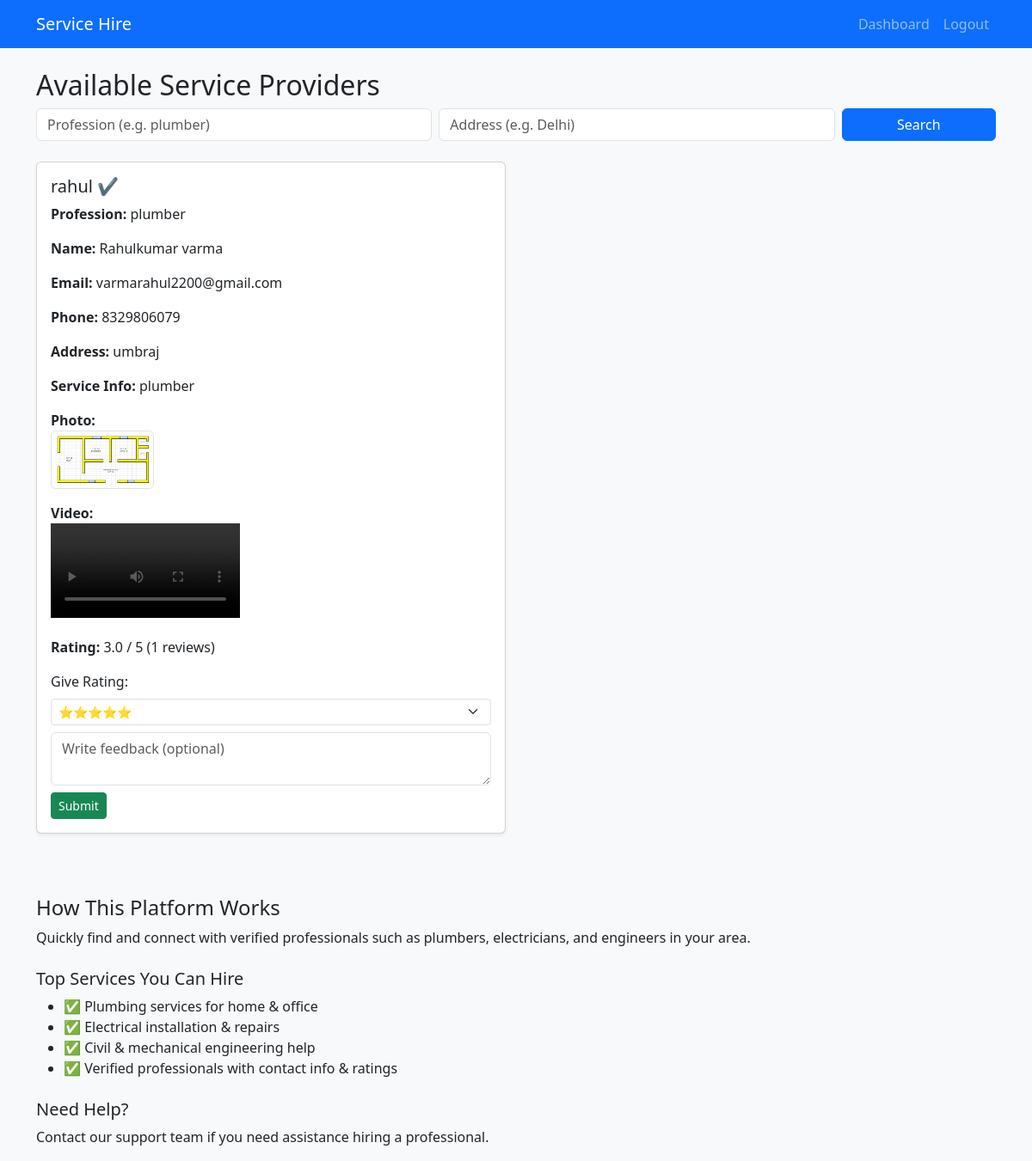
Screenshot of /user/providers (signed in) with the database file from the repository.
### app/models.py (models this page shows, shortened)
class User(UserMixin, db.Model):
    id = db.Column(db.Integer, primary_key=True)
    role = db.Column(db.String(20))  # 'user', 'provider', 'admin'
    username = db.Column(db.String(50), unique=True, nullable=False)
    email = db.Column(db.String(100), unique=True)
    password = db.Column(db.String(200))
    contact = db.Column(db.String(20))
    profession = db.Column(db.String(50))  # For providers only
    verified = db.Column(db.Boolean, default=False)
    about = db.Column(db.Text)
    created_at = db.Column(db.DateTime, default=datetime.utcnow)
    profile = db.relationship('ProviderProfile', backref='user', uselist=False)
    is_email_verified = db.Column(db.Boolean, default=False)

class ProviderProfile(db.Model):
    id = db.Column(db.Integer, primary_key=True)
    user_id = db.Column(db.Integer, db.ForeignKey('user.id'))
    full_name = db.Column(db.String(100))
    email = db.Column(db.String(100))
    phone = db.Column(db.String(20))
    address = db.Column(db.Text)
    service_info = db.Column(db.Text)
    image_path = db.Column(db.String(150))
    video_path = db.Column(db.String(150))
    updated_at = db.Column(db.DateTime, default=datetime.utcnow, onupdate=datetime.utcnow)

### app/routes/user_routes.py (the view)
@user.route('/providers')
@login_required
def view_providers():
    profession = request.args.get('profession', '').strip().lower()
    address = request.args.get('address', '').strip().lower()
    query = User.query.filter(User.role == 'provider', User.verified == True)
    if profession:
        query = query.filter(User.profession.ilike(f"%{profession}%"))
    if address:
        query = query.join(User.profile).filter(ProviderProfile.address.ilike(f"%{address}%"))
    providers = query.all()
    return render_template(
        'user/view_providers.html',
        providers=providers,
        profession=profession,
        address=address
    )

### app/__init__.py (called while the page is built)
@login_manager.user_loader
def load_user(user_id):
    return User.query.get(int(user_id))

### app/templates/user/view_providers.html (shortened to what this page needs)
{% extends 'base.html' %}
{% block content %}
<h2>Available Service Providers</h2>
<form method="GET" class="mb-4">
  <div class="row g-2">
    <div class="col-md-5">
      <input type="text" name="profession" class="form-control" placeholder="Profession (e.g. plumber)"
        value="{{ profession or '' }}">
    </div>
    <div class="col-md-5">
      <input type="text" name="address" class="form-control" placeholder="Address (e.g. Delhi)"
        value="{{ address or '' }}">
    </div>
    <div class="col-md-2">
      <button type="submit" class="btn btn-primary w-100">Search</button>
    </div>
  </div>
</form>
{% if providers %}
<div class="row">
  {% for p in providers %}
  <div class="col-md-6 mb-4">
    <div class="card shadow-sm p-3">
      <h5>
        {{ p.username }}
        {% if p.verified %}
        <span class="text-primary">&#10004;</span>
        {% endif %}
      </h5>
      <p><strong>Profession:</strong> {{ p.profession }}</p>
      {% if p.profile %}
      <p><strong>Name:</strong> {{ p.profile.full_name or 'N/A' }}</p>
      <p><strong>Email:</strong> {{ p.profile.email or 'N/A' }}</p>
      <p><strong>Phone:</strong> {{ p.profile.phone or 'N/A' }}</p>
      <p><strong>Address:</strong> {{ p.profile.address or 'N/A' }}</p>
      <p><strong>Service Info:</strong> {{ p.profile.service_info or 'No details provided' }}</p>
      {% if p.profile.image_path %}
      <p><strong>Photo:</strong><br>
        <img src="{{ url_for('static', filename='uploads/' ~ p.profile.image_path) }}" width="120"
          class="img-thumbnail">
      </p>
      {% endif %}
      {% if p.profile.video_path %}
      <p><strong>Video:</strong><br>
        <video width="220" controls>
          <source src="{{ url_for('static', filename='uploads/' ~ p.profile.video_path) }}" type="video/mp4">
        </video>
      </p>
      {% endif %}
      <p><strong>Rating:</strong>
        {% if p.received_ratings %}
        {{ '%.1f' % (p.received_ratings | map(attribute='rating') | sum / p.received_ratings|length) }} / 5
        ({{ p.received_ratings|length }} reviews)
        {% else %}
        No ratings yet
        {% endif %}
      </p>
      <form method="POST" action="{{ url_for('user.rate_provider', provider_id=p.id) }}">
        <div class="mb-2">
          <label class="form-label">Give Rating:</label>
          <select name="rating" class="form-select form-select-sm" required>
            <option value="5">⭐⭐⭐⭐⭐</option>
          </select>
        </div>
        <div class="mb-2">
          <textarea name="comment" class="form-control" placeholder="Write feedback (optional)" rows="2"></textarea>
        </div>
        <button type="submit" class="btn btn-sm btn-success">Submit</button>
      </form>
      {% else %}
      <p class="text-muted">No profile information available.</p>
      {% endif %}
    </div>
  </div>
  {% endfor %}
</div>
{% else %}
<div class="alert alert-warning text-center mt-4">
  <h5>No service providers found.</h5>
  <p>Try changing your profession or address keywords.</p>
  <a href="{{ url_for('user.view_providers') }}" class="btn btn-outline-primary mt-2">Reset Filters</a>
</div>
{% endif %}
<div class="mt-5">
  <h4>How This Platform Works</h4>
  <p>Quickly find and connect with verified professionals such as plumbers, electricians, and engineers in your area.
  </p>
  <h5 class="mt-4">Top Services You Can Hire</h5>
  <ul>
    <li>✅ Plumbing services for home & office</li>
    <li>✅ Electrical installation & repairs</li>
    <li>✅ Civil & mechanical engineering help</li>
    <li>✅ Verified professionals with contact info & ratings</li>
  </ul>
  <h5 class="mt-4">Need Help?</h5>
  <p>Contact our support team if you need assistance hiring a professional.</p>
</div>
{% endblock %}

### app/templates/base.html (shortened to what this page needs)
<!DOCTYPE html>
<html lang="en">
<head>
    <link href="https://cdn.jsdelivr.net/npm/bootstrap@5.3.0/dist/css/bootstrap.min.css" rel="stylesheet" />
    <link rel="stylesheet" href="{{ url_for('static', filename='css/styles.css') }}" />
</head>
<body>
    <nav class="navbar navbar-expand-lg navbar-dark bg-primary">
        <div class="container">
            <a class="navbar-brand" href="{{ url_for('auth.login') }}">Service Hire</a>
            <div class="collapse navbar-collapse justify-content-end" id="navbarNav">
                <ul class="navbar-nav">
                    {% if current_user.is_authenticated %}
                    {% if current_user.role == 'admin' %}
                    <li class="nav-item"><a class="nav-link" href="{{ url_for('admin.dashboard') }}">Dashboard</a></li>
                    {% elif current_user.role == 'provider' %}
                    <li class="nav-item"><a class="nav-link" href="{{ url_for('provider.dashboard') }}">Dashboard</a>
                    </li>
                    {% elif current_user.role == 'user' %}
                    <li class="nav-item"><a class="nav-link" href="{{ url_for('user.dashboard') }}">Dashboard</a></li>
                    {% endif %}
                    <li class="nav-item"><a class="nav-link" href="{{ url_for('auth.logout') }}">Logout</a></li>
                    {% else %}
                    <li class="nav-item"><a class="nav-link" href="{{ url_for('auth.login') }}">Login</a></li>
                    <li class="nav-item"><a class="nav-link" href="{{ url_for('auth.register') }}">Register</a></li>
                    {% endif %}
                </ul>
            </div>
        </div>
    </nav>
    <div class="container mt-4">
        {% block content %}{% endblock %}
    </div>
</body>
</html>

### app/static/css/styles.css (style rules this page uses)
body { background: #f8f9fa; }
.card { box-shadow: 0 2px 8px rgba(0,0,0,0.1); }

### rows the page displays
User: username "rahul", profession "plumber", profile "Rahulkumar varma", profile "varmarahul2200@gmail.com", profile "8329806079", profile "umbraj", profile "plumber", image_path (picture), received_ratings|map "3.0", received_ratings|length "1"
